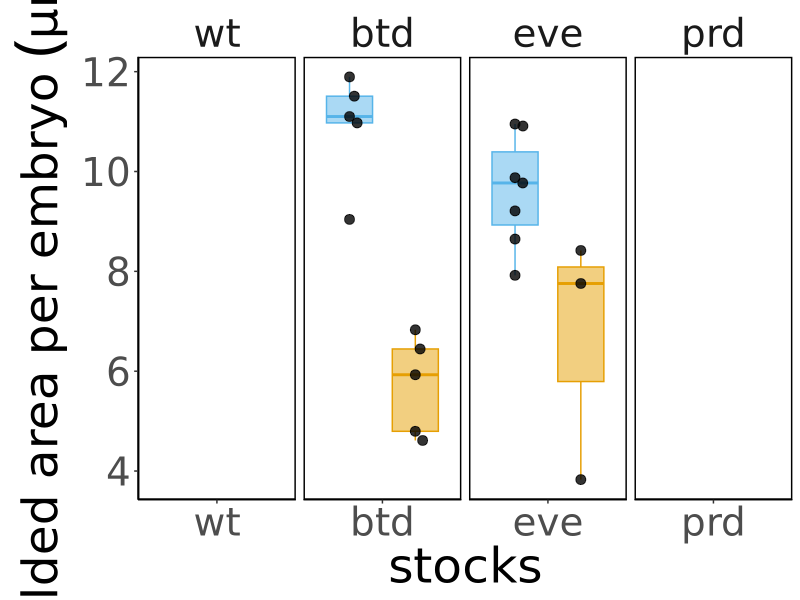
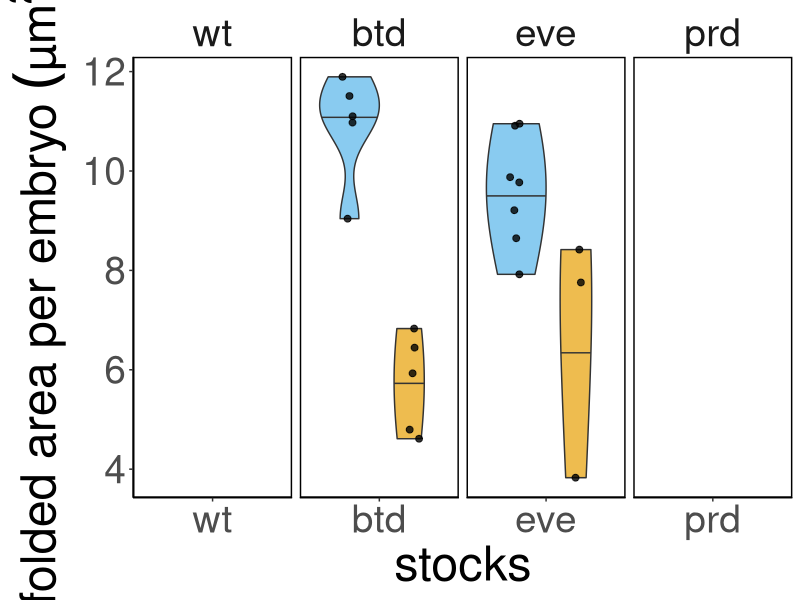
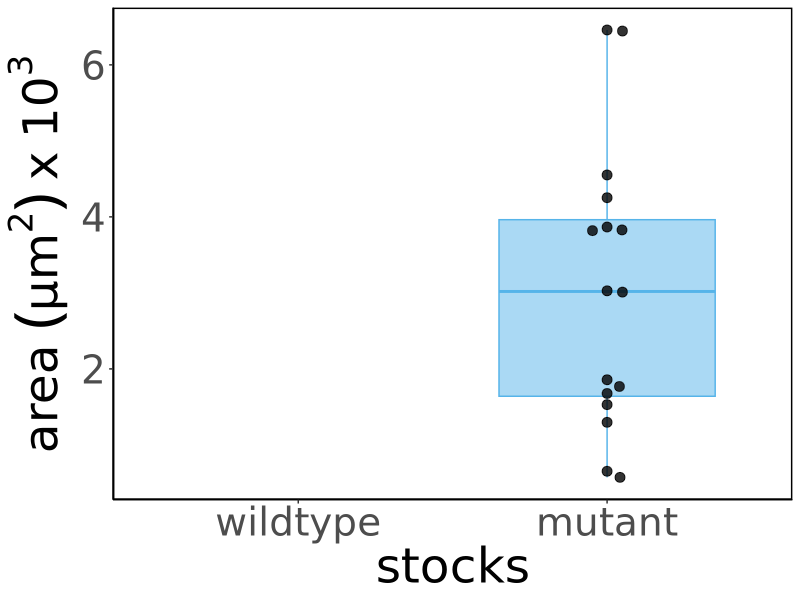
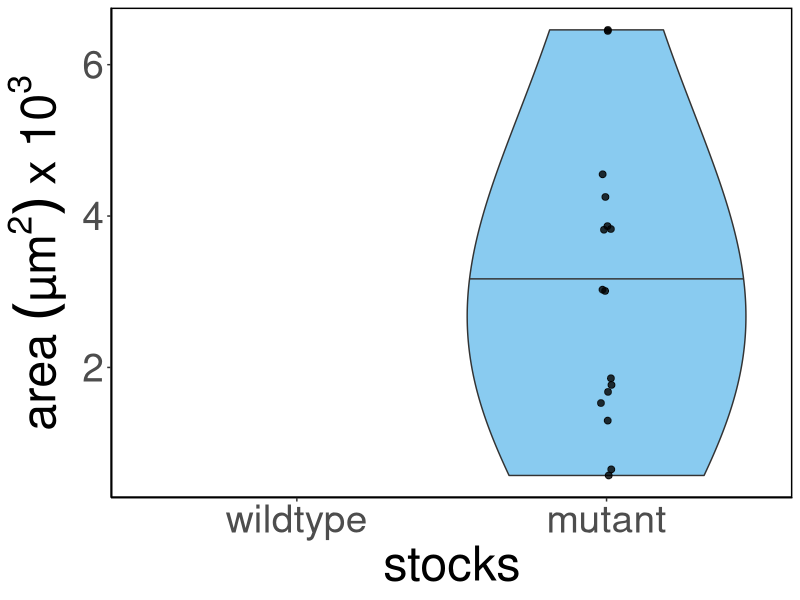
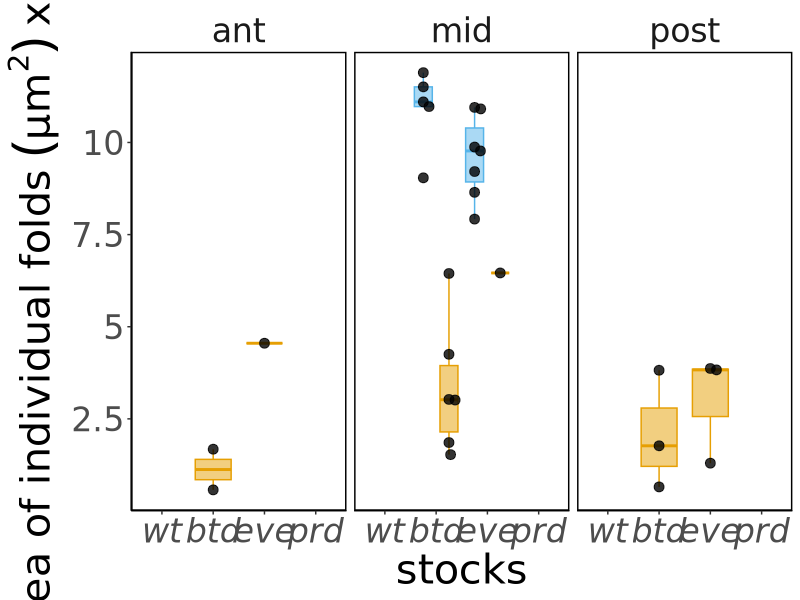
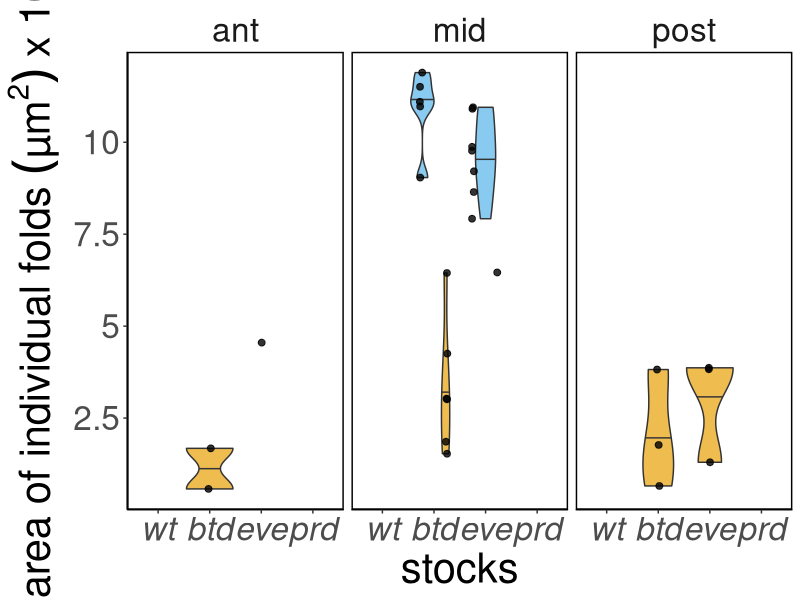
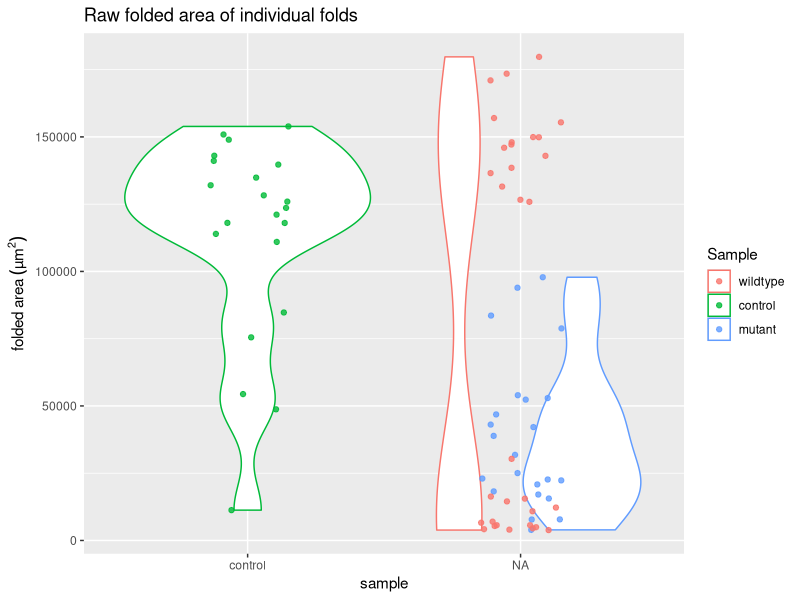
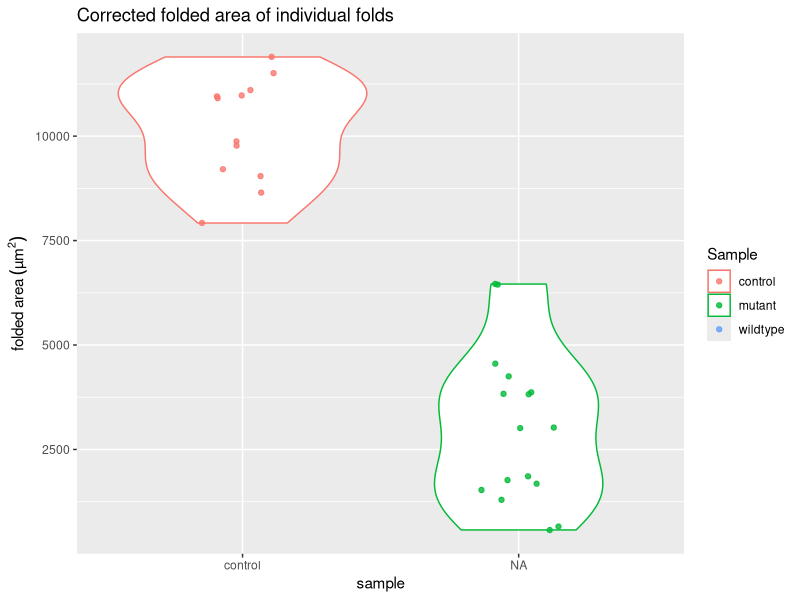

The R source for these figures, in order: (Note: this script raises an error after producing the figures.)
## ---- chunk 1
knitr::opts_chunk$set(echo = TRUE, tidy = TRUE, cache = FALSE)
knitr::opts_knit$set(root.dir = "~/Dropbox/Projects/Cephalic_furrow/7-Paper/1-analyses/folded-area")
library(ggplot2)
library(ggbeeswarm)
## ---- chunk 2
# Load raw ROI measurements from ImageJ
results <- read.delim("results.txt")

# Remove slice number from the labels
results$Label <- gsub(":1", "", results$Label)

# Split label at "_s" to get the embryo name. sapply gets all first elements of the split.
results$Embryo <- sapply(strsplit(results$Label, "_s"), "[", 1)

# Remove "_CARE" from embryo name
results$Embryo <- gsub("_CARE", "", results$Embryo)

# Add columns with sample information (needs manual update for new ROIs)
#results$Stock <- substring(results$Label, 1, 3)

# Load sample info and merge with results
samples <- read.delim("samples.csv", sep = ",")
results <- merge(results, samples, by = "Label", all.x = TRUE)

# Load corrected area measurements for cartographic projections
corrected <- read.delim("corrected_results.txt", sep = "")
colnames(corrected) <- c("Label", "AreaCorr")

# Merge corrected area to results
results <- merge(results, corrected, by = "Label", all.x = TRUE)

# Transform data frame to order the stock for plotting
results <- transform(results, Stock=factor(Stock, levels = c("wt", "btd", "eve", "prd")))

# Quick fix to add type of fold
results$Type <- "EF"
results[results$Stock == "wt" & results$Position == "mid",]$Type <- "CF"
results[results$Stock == "btd" & results$Genotype == "heterozygote",]$Type <- "CF"
results[results$Stock == "eve" & results$Genotype == "heterozygote",]$Type <- "CF"
results[results$Stock == "prd" & results$Genotype == "heterozygote",]$Type <- "CF"
results[results$Stock == "prd" & results$Position == "mid",]$Type <- "CF"

# Transform data frame to order the stock for plotting
results <- transform(results, Sample=factor(Sample, levels = c("wildtype", "control", "mutant")))

# Sum total folded area
area <- aggregate(results$Area, list(results$Embryo), sum)
colnames(area) <- c("Embryo", "Area")

# Sum total folded area corrected
areacorr <- aggregate(results$AreaCorr, list(results$Embryo), sum)
colnames(areacorr) <- c("Embryo", "AreaCorr")

# Count number of folds
nfold <- data.frame(table(results$Embryo))
colnames(nfold) <- c("Embryo", "Folds")

# Get sample information
embryos <- unique(results[, c("Embryo", "Stock", "Sample", "Genotype")])

# Merge datasets
total <- merge(area, areacorr, by = "Embryo", all.x = TRUE)
total <- merge(total, nfold, by = "Embryo", all.x = TRUE)
total <- merge(total, embryos, by = "Embryo", all.x = TRUE)

# Transform data frame to order the stock for plotting
total <- transform(total, Stock=factor(Stock, levels = c("wt", "btd", "eve", "prd")))
## ---- chunk 3
# Print btd embryos
sprintf("btd: embryos=%s (het=%s, hom=%s), folds=%s (het=%s, hom=%s)",
        length(embryos[embryos$Stock == "btd",]$Embryo), # total embryos
        length(embryos[embryos$Genotype == "heterozygote" & embryos$Stock == "btd",]$Embryo), # het embryos
        length(embryos[embryos$Genotype == "homozygote" & embryos$Stock == "btd",]$Embryo), # hom embryos
        
        length(results[results$Stock == "btd",]$Label), # total folds
        length(results[results$Genotype == "heterozygote" & results$Stock == "btd",]$Label), # het folds
        length(results[results$Genotype == "homozygote" & results$Stock == "btd",]$Label) # het folds
        )

# Print eve embryos
sprintf("eve: embryos=%s (het=%s, hom=%s), folds=%s (het=%s, hom=%s)",
        length(embryos[embryos$Stock == "eve",]$Embryo), # total embryos
        length(embryos[embryos$Genotype == "heterozygote" & embryos$Stock == "eve",]$Embryo), # het embryos
        length(embryos[embryos$Genotype == "homozygote" & embryos$Stock == "eve",]$Embryo), # hom embryos
        
        length(results[results$Stock == "eve",]$Label), # total folds
        length(results[results$Genotype == "heterozygote" & results$Stock == "eve",]$Label), # het folds
        length(results[results$Genotype == "homozygote" & results$Stock == "eve",]$Label) # het folds
        )

# Print prd embryos
sprintf("prd: embryos=%s (het=%s, hom=%s), folds=%s (het=%s, hom=%s)",
        length(embryos[embryos$Stock == "prd",]$Embryo), # total embryos
        length(embryos[embryos$Genotype == "heterozygote" & embryos$Stock == "prd",]$Embryo), # het embryos
        length(embryos[embryos$Genotype == "homozygote" & embryos$Stock == "prd",]$Embryo), # hom embryos
        
        length(results[results$Stock == "prd",]$Label), # total folds
        length(results[results$Genotype == "heterozygote" & results$Stock == "prd",]$Label), # het folds
        length(results[results$Genotype == "homozygote" & results$Stock == "prd",]$Label) # het folds
        )

# Print wt embryos
sprintf(" wt: embryos=%s, folds=%s, ant=%s, mid=%s, post=%s",
        length(embryos[embryos$Stock == "wt",]$Embryo), # total embryos
        length(results[results$Stock == "wt",]$Label), # total folds
        length(results[results$Stock == "wt" & results$Position == "ant",]$Label), # anterior folds
        length(results[results$Stock == "wt" & results$Position == "mid",]$Label), # middle folds
        length(results[results$Stock == "wt" & results$Position == "post",]$Label) # posterior folds
        )
## ---- chunk 4
ggplot(total, aes(Stock, AreaCorr, fill = Genotype)) +
  geom_boxplot(aes(color = Genotype), show.legend = FALSE, alpha = 0.5, outlier.shape = NA, width = 0.7, position = position_dodge(width = 1.0)) +
  geom_point(alpha = 0.8, size = 3, show.legend = FALSE, position = position_beeswarm(priority = "descending", dodge.width = 1.0, cex = 6)) +
  scale_y_continuous(labels = function(x) x / 1000) +
  labs(x = "stocks", y = expression(paste("total folded area per embryo ", (µm^2)~x~10^3))) +
  facet_grid(cols = vars(Stock), scales = "free_x") +
  scale_fill_manual(values=c("#56b4e9", "#e69f03", "#cc79a7")) +
  scale_color_manual(values=c("#56b4e9", "#e69f03", "#cc79a7")) +
  theme_classic(base_family = "DejaVu Sans") +
  theme(text =  element_text(size = 35),
        strip.background = element_blank(),
        panel.background = element_rect(colour = "black", size=1),
        )
ggsave("4-plots/total-area-per-embryo.png", width = 12, height = 4)
ggsave("4-plots/total-area-per-embryo.svg", width = 12, height = 4)

## ---- chunk 5
library(ggbeeswarm)
ggplot(total, aes(Stock, AreaCorr, fill = Genotype)) +
  geom_violin(draw_quantiles = c("0.5"), show.legend = FALSE, trim = TRUE, alpha = 0.7, scale = "area", adjust = 2) +
  #geom_dotplot(fill = "black", color = "black", binaxis = "y", binwidth = 300, stackdir = "center", position = "dodge") +
  geom_point(alpha = 0.8, size = 2, show.legend = FALSE, position = position_jitterdodge(dodge.width = 1, jitter.width = 0.1)) +
  scale_y_continuous(labels = function(x) x / 1000) +
  labs(x = "stocks", y = expression(paste("total folded area per embryo ", (µm^2)~x~10^3))) +
  facet_grid(cols = vars(Stock), scales = "free_x") +
  scale_fill_manual(values=c("#56b4e9", "#e69f03", "#cc79a7")) +
  #scale_x_discrete(labels = c("wildtype", "heterozygote", "homozygote", "heterozygote", "homozygote")) +
  theme_classic() +
  theme(text =  element_text(size = 35),
        strip.background = element_blank(),
        panel.background = element_rect(colour = "black", size=1),
        #axis.text.x = element_text(face = "italic"),
        #legend.position = c(0.93,0.9),
        #legend.text = element_text(size = 20),
        #legend.title = element_text(size = 20),
        )
#ggsave("4-plots/total-area-per-embryo.png", width = 12, height = 4)
#ggsave("4-plots/total-area-per-embryo.svg", width = 12, height = 4)
## ---- chunk 6
ggplot(results[results$Stock != "prd" & results$Type == "EF",], aes(Sample, AreaCorr, fill = Sample)) +
  geom_boxplot(aes(color = Sample), show.legend = FALSE, alpha = 0.5, outlier.shape = NA, width = 0.7, position = position_dodge(width = 1.0)) +
  geom_point(alpha = 0.8, size = 3, show.legend = FALSE, position = position_beeswarm(priority = "descending", dodge.width = 1.0, cex = 2.5)) +
  scale_y_continuous(labels = function(x) x / 1000) +
  labs(x = "stocks", y = expression(paste("area ", (µm^2)~x~10^3))) +
  scale_fill_manual(values=c("#56b4e9", "#e69f03", "#cc79a7")) +
  scale_color_manual(values=c("#56b4e9", "#e69f03", "#cc79a7")) +
  theme_classic(base_family = "DejaVu Sans") +
  theme(text =  element_text(size = 35),
        strip.background = element_blank(),
        panel.background = element_rect(colour = "black", size=1)
        )
ggsave("4-plots/individual-area-per-ectopic-fold.png", width = 12, height = 6)
ggsave("4-plots/individual-area-per-ectopic-fold.svg", width = 12, height = 6)

## ---- chunk 7
#ggplot(results[results$Stock != "prd",], aes(Stock, AreaCorr, fill = Type)) +
ggplot(results[results$Stock != "prd" & results$Type == "EF",], aes(Sample, AreaCorr, fill = Sample)) +
  #geom_violin(draw_quantiles = c("0.5"), show.legend = TRUE, trim = TRUE, alpha = 0.7) +
  geom_violin(draw_quantiles = c("0.5"), show.legend = FALSE, trim = TRUE, alpha = 0.7, scale = "area", adjust = 2) +
  geom_point(alpha = 0.8, size = 2, show.legend = FALSE, position = position_jitterdodge(dodge.width = 1, jitter.width = 0.1)) +
  scale_y_continuous(labels = function(x) x / 1000) +
  labs(x = "stocks", y = expression(paste("area ", (µm^2)~x~10^3))) +
  #facet_grid(cols = vars(Type), scales = "free_x") +
  scale_fill_manual(values=c("#56b4e9", "#e69f03", "#cc79a7")) +
  #scale_x_discrete(labels = c("wildtype", "heterozygote", "homozygote", "heterozygote", "homozygote")) +
  theme_classic() +
  theme(text =  element_text(size = 35),
        strip.background = element_blank(),
        panel.background = element_rect(colour = "black", size=1),
        #axis.text.x = element_text(face = "italic"),
        #legend.position = c(0.93,0.9),
        #legend.text = element_text(size = 20),
        #legend.title = element_text(size = 20),
        )
#ggsave("4-plots/individual-area-per-ectopic-fold.png", width = 12, height = 6)
#ggsave("4-plots/individual-area-per-ectopic-fold.svg", width = 12, height = 6)
## ---- chunk 8
ggplot(results, aes(Stock, AreaCorr, fill = Genotype)) +
  geom_boxplot(aes(color = Genotype), show.legend = FALSE, alpha = 0.5, outlier.shape = NA, width = 0.7, position = position_dodge(width = 1.0)) +
  geom_point(alpha = 0.8, size = 3, show.legend = FALSE, position = position_beeswarm(priority = "descending", dodge.width = 1.0, cex = 3)) +
  scale_y_continuous(labels = function(x) x / 1000) +
  labs(x = "stocks", y = expression(paste("area of individual folds ", (µm^2)~x~10^3))) +
  scale_fill_manual(values=c("#56b4e9", "#e69f03", "#cc79a7")) +
  scale_color_manual(values=c("#56b4e9", "#e69f03", "#cc79a7")) +
  facet_grid(cols = vars(Position), scales = "free") +
  theme_classic(base_family = "DejaVu Sans") +
  theme(text = element_text(size = 30),
        strip.background = element_blank(),
        panel.background = element_rect(colour = "black", size=1),
        axis.text.x = element_text(face = "italic"),
        legend.text = element_text(size = 15),
        legend.title = element_text(size = 15),
        )
ggsave("4-plots/area-individual-folds.png", width = 15, height = 8)
ggsave("4-plots/area-individual-folds.svg", width = 15, height = 8)
## ---- chunk 9
ggplot(results, aes(Stock, AreaCorr, fill = Genotype)) +
  geom_violin(draw_quantiles = c("0.5"), show.legend = FALSE, trim = TRUE, alpha = 0.7, scale = "area", adjust = 1) +
  geom_point(alpha = 0.8, size = 2, show.legend = FALSE, position = position_jitterdodge(dodge.width = 1, jitter.width = 0.05)) +
  scale_y_continuous(labels = function(x) x / 1000) +
  labs(x = "stocks", y = expression(paste("area of individual folds ", (µm^2)~x~10^3))) +
  scale_fill_manual(values=c("#56b4e9", "#e69f03", "#cc79a7")) +
  facet_grid(cols = vars(Position), scales = "free") +
  theme_classic() +
  theme(text = element_text(size = 30),
        strip.background = element_blank(),
        panel.background = element_rect(colour = "black", size=1),
        axis.text.x = element_text(face = "italic"),
        #legend.position = c(0.93,0.9),
        legend.text = element_text(size = 15),
        legend.title = element_text(size = 15),
        )
#ggsave("4-plots/area-individual-folds.png", width = 15, height = 8)
#ggsave("4-plots/area-individual-folds.svg", width = 15, height = 8)
## ---- chunk 10
# Plot raw area of individual folds
ggplot(results, aes(factor(Sample, level = c("control", "btd", "eve", "prd")), Area, colour = Sample)) +
  geom_violin() + geom_jitter(alpha = 0.8, width = 0.15) +
  labs(title = "Raw folded area of individual folds", x = "sample", y = expression(paste("folded area ", (µm^2))))
ggsave("4-plots/area_raw_folds.png")

# Plot corrected area of individual folds
ggplot(results, aes(factor(Sample, level = c("control", "btd", "eve", "prd")), AreaCorr, colour = Sample)) +
  geom_violin() + geom_jitter(alpha = 0.8, width = 0.15) +
  labs(title = "Corrected folded area of individual folds", x = "sample", y = expression(paste("folded area ", (µm^2))))
ggsave("4-plots/area_corrected_folds.png")

# Plot corrected area of individual folds
ggplot(results, aes(Genotype, AreaCorr, fill = Genotype)) +
  geom_violin(draw_quantiles = c("0.5"), show.legend = FALSE, alpha = 0.7) +
  geom_jitter(alpha = 0.8, width = 0.1, size = 2, show.legend = FALSE) +
  labs(x = "mutants", y = expression(paste("folded area ", (µm^2)))) +
  facet_grid(~Stock) 
  facet_grid(~Stock, strip.position = "top") 
  scale_color_manual(values=c("#56b4e9", "#e69f03")) +
  scale_fill_manual(values=c("#56b4e9", "#e69f03")) +
  theme_classic() +
  theme(text =  element_text(size = 25),
        strip.background = element_blank(),
        strip.placement = "outside",
        strip.text.x = element_text(face = "italic"),
        panel.background = element_rect(colour = "black", size=1))
ggsave("4-plots/area_corrected_folds_facet.png", width = 14, height = 5)
ggsave("4-plots/area_corrected_folds_facet.svg", width = 14, height = 5)

# Plot raw area of individual folds
ggplot(total, aes(factor(Sample, level = c("control", "btd", "eve", "prd")), Area, colour = Sample)) +
  geom_violin() + geom_jitter(alpha = 0.8, width = 0.15) +
  labs(title = "Raw folded area per embryo", x = "sample", y = expression(paste("folded area ", (µm^2))))
ggsave("4-plots/area_raw_embryos.png")

# Plot corrected area of individual folds
ggplot(total, aes(factor(Sample, level = c("control", "btd", "eve", "prd")), AreaCorr, colour = Sample)) +
  geom_violin() + geom_jitter(alpha = 0.8, width = 0.15) +
  labs(title = "Corrected folded area of individual folds", x = "sample", y = expression(paste("folded area ", (µm^2))))
ggsave("4-plots/area_corrected_embryos.png")

# Plot corrected area of individual folds
ggplot(total, aes(Genotype, AreaCorr, fill = Genotype)) +
  geom_violin(draw_quantiles = c("0.5"), show.legend = FALSE, alpha = 0.7) +
  geom_jitter(alpha = 0.8, width = 0.1, size = 2, show.legend = FALSE) +
  labs(x = "mutants", y = expression(paste("folded area ", (µm^2)))) +
  facet_wrap(~Stock, strip.position = "top") +
  scale_color_manual(values=c("#56b4e9", "#e69f03")) +
  scale_fill_manual(values=c("#56b4e9", "#e69f03")) +
  theme_classic() +
  theme(text =  element_text(size = 25),
        strip.background = element_blank(),
        strip.placement = "outside",
        strip.text.x = element_text(face = "italic"),
        panel.background = element_rect(colour = "black", size=1))
ggsave("4-plots/area_corrected_embryos_facet.png", width = 14, height = 5)
ggsave("4-plots/area_corrected_embryos_facet.svg", width = 14, height = 5)

# Plot correlation between raw area and number of folds
ggplot(total, aes(Folds, Area, colour = Sample)) + geom_point()
ggsave("4-plots/area_raw_by_nfolds.png")
# Plot correlation between corrected area and number of folds
ggplot(results, aes(Perim., AreaCorr, colour = Stock)) + geom_point()
ggsave("4-plots/area_corrected_by_nfolds.png")

## ---- chunk 11
# Subset results
results_btdeve <- results[results$Stock != "prd",]
total_btdeve <- total[total$Stock != "prd",]

# Plot raw area of individual folds
ggplot(results_btdeve, aes(factor(Sample, level = c("control", "btd", "eve")), Area, colour = Sample)) +
  geom_violin() + geom_jitter(alpha = 0.8, width = 0.15) +
  labs(title = "Raw folded area of individual folds", x = "sample", y = expression(paste("folded area ", (µm^2))))
ggsave("4-plots/btdeve_area_raw_folds.png")

# Plot corrected area of individual folds
ggplot(results_btdeve, aes(factor(Sample, level = c("control", "btd", "eve")), AreaCorr, colour = Sample)) +
  geom_violin() + geom_jitter(alpha = 0.8, width = 0.15) +
  labs(title = "Corrected folded area of individual folds", x = "sample", y = expression(paste("folded area ", (µm^2))))
ggsave("4-plots/btdeve_area_corrected_folds.png")

# Plot corrected area of individual folds
ggplot(results_btdeve, aes(Genotype, AreaCorr, fill = Genotype)) +
  geom_violin(draw_quantiles = c("0.5"), show.legend = FALSE, alpha = 0.7) +
  geom_jitter(alpha = 0.8, width = 0.1, size = 2, show.legend = FALSE) +
  labs(x = "mutants", y = expression(paste("folded area ", (µm^2*10^3)))) +
  facet_wrap(~Stock, strip.position = "top") +
  scale_color_manual(values=c("#56b4e9", "#e69f03")) +
  scale_fill_manual(values=c("#56b4e9", "#e69f03")) +
  scale_y_continuous(labels = function(x) x/1000) +
  theme_classic() +
  theme(text =  element_text(size = 30),
        strip.background = element_blank(),
        strip.placement = "outside",
        strip.text.x = element_text(face = "italic"),
        panel.background = element_rect(colour = "black", size=1))
ggsave("4-plots/btdeve_area_corrected_folds_facet.png", width = 12, height = 6)
ggsave("4-plots/btdeve_area_corrected_folds_facet.svg", width = 12, height = 6)

# Plot raw area of folding per embryo
ggplot(total_btdeve, aes(factor(Sample, level = c("control", "btd", "eve")), Area, colour = Sample)) +
  geom_violin() + geom_jitter(alpha = 0.8, width = 0.15) +
  labs(title = "Raw folded area per embryo", x = "sample", y = expression(paste("folded area ", (µm^2))))
ggsave("4-plots/btdeve_area_raw_embryos.png")

# Plot corrected area of folding per embryo
ggplot(total_btdeve, aes(factor(Sample, level = c("control", "btd", "eve")), AreaCorr, colour = Sample)) +
  geom_violin() + geom_jitter(alpha = 0.8, width = 0.15) +
  labs(title = "Corrected folded area of individual folds", x = "sample", y = expression(paste("folded area ", (µm^2))))
ggsave("4-plots/btdeve_area_corrected_embryos.png")

# Plot corrected area of folding per embryo
ggplot(total_btdeve, aes(Genotype, AreaCorr, fill = Genotype)) +
  geom_violin(draw_quantiles = c("0.5"), show.legend = FALSE, alpha = 0.7) +
  geom_jitter(alpha = 0.8, width = 0.1, size = 2, show.legend = FALSE) +
  labs(x = "mutants", y = expression(paste("folded area ", (µm^2*10^3)))) +
  facet_wrap(~Stock, strip.position = "top") +
  scale_color_manual(values=c("#56b4e9", "#e69f03")) +
  scale_fill_manual(values=c("#56b4e9", "#e69f03")) +
  scale_y_continuous(labels = function(x) x/1000) +
  theme_classic() +
  theme(text =  element_text(size = 30),
        strip.background = element_blank(),
        strip.placement = "outside",
        strip.text.x = element_text(face = "italic"),
        panel.background = element_rect(colour = "black", size=1))
ggsave("4-plots/btdeve_area_corrected_embryos_facet.png", width = 12, height = 6)
ggsave("4-plots/btdeve_area_corrected_embryos_facet.svg", width = 12, height = 6)

# Plot correlation between raw area and number of folds
ggplot(total_btdeve, aes(Folds, Area, colour = Sample)) + geom_point()
ggsave("4-plots/btdeve_area_raw_by_nfolds.png")

# Plot correlation between corrected area and number of folds
ggplot(total_btdeve, aes(Folds, AreaCorr, colour = Sample)) + geom_point()
ggsave("4-plots/btdeve_area_corrected_by_nfolds.png")
